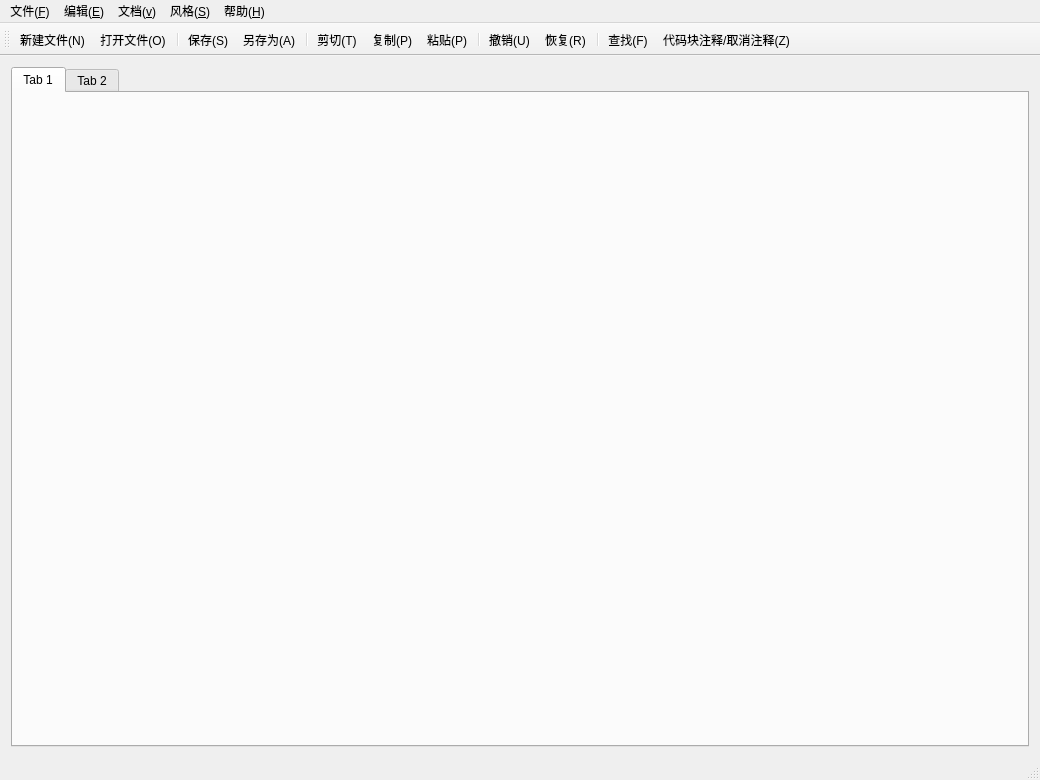
<?xml version="1.0" encoding="UTF-8"?>
<ui version="4.0">
 <class>MainWindow</class>
 <widget class="QMainWindow" name="MainWindow">
  <property name="geometry">
   <rect>
    <x>0</x>
    <y>0</y>
    <width>1040</width>
    <height>780</height>
   </rect>
  </property>
  <property name="minimumSize">
   <size>
    <width>1040</width>
    <height>780</height>
   </size>
  </property>
  <property name="windowTitle">
   <string>MainWindow</string>
  </property>
  <property name="styleSheet">
   <string notr="true"/>
  </property>
  <widget class="QWidget" name="centralWidget">
   <layout class="QGridLayout" name="gridLayout">
    <item row="0" column="0">
     <widget class="QSplitter" name="splitter">
      <property name="orientation">
       <enum>Qt::Horizontal</enum>
      </property>
      <widget class="QTabWidget" name="tabWidget">
       <property name="sizePolicy">
        <sizepolicy hsizetype="Maximum" vsizetype="Maximum">
         <horstretch>0</horstretch>
         <verstretch>0</verstretch>
        </sizepolicy>
       </property>
       <property name="currentIndex">
        <number>0</number>
       </property>
       <property name="tabBarAutoHide">
        <bool>false</bool>
       </property>
       <widget class="QWidget" name="tab">
        <attribute name="title">
         <string>Tab 1</string>
        </attribute>
        <layout class="QGridLayout" name="gridLayout_2"/>
       </widget>
       <widget class="QWidget" name="tab_2">
        <attribute name="title">
         <string>Tab 2</string>
        </attribute>
       </widget>
      </widget>
     </widget>
    </item>
   </layout>
  </widget>
  <widget class="QMenuBar" name="menuBar">
   <property name="geometry">
    <rect>
     <x>0</x>
     <y>0</y>
     <width>1040</width>
     <height>25</height>
    </rect>
   </property>
   <widget class="QMenu" name="menu_F">
    <property name="title">
     <string>文件(&amp;F)</string>
    </property>
    <addaction name="actionNew"/>
    <addaction name="actionOpen"/>
    <addaction name="separator"/>
    <addaction name="actionSave"/>
    <addaction name="actionSaveAs"/>
    <addaction name="actionSaveAll"/>
    <addaction name="actionClose"/>
    <addaction name="actionCloseAll"/>
    <addaction name="separator"/>
    <addaction name="actionPrint"/>
    <addaction name="actionPrintView"/>
    <addaction name="actionPDFExport"/>
    <addaction name="separator"/>
    <addaction name="actionExit"/>
   </widget>
   <widget class="QMenu" name="menu_E">
    <property name="title">
     <string>编辑(&amp;E)</string>
    </property>
    <addaction name="actionUndo"/>
    <addaction name="actionRedo"/>
    <addaction name="separator"/>
    <addaction name="actionCut"/>
    <addaction name="actionCopy"/>
    <addaction name="actionPaste"/>
    <addaction name="actionSelectAll"/>
    <addaction name="separator"/>
    <addaction name="actionComment"/>
   </widget>
   <widget class="QMenu" name="menu_File">
    <property name="title">
     <string>文档(&amp;v)</string>
    </property>
    <addaction name="actionSearch"/>
    <addaction name="separator"/>
    <addaction name="actionPrevious"/>
    <addaction name="actionNext"/>
   </widget>
   <widget class="QMenu" name="menu_2">
    <property name="title">
     <string>风格(&amp;S)</string>
    </property>
    <addaction name="actionTheme"/>
    <addaction name="actionBackground"/>
    <addaction name="separator"/>
    <addaction name="actionHighlight"/>
    <addaction name="actionZoomIn"/>
    <addaction name="actionZoomOut"/>
   </widget>
   <widget class="QMenu" name="menu_H">
    <property name="title">
     <string>帮助(&amp;H)</string>
    </property>
    <addaction name="actionInstruction"/>
    <addaction name="actionAbout"/>
    <addaction name="actionAboutQt"/>
   </widget>
   <addaction name="menu_F"/>
   <addaction name="menu_E"/>
   <addaction name="menu_File"/>
   <addaction name="menu_2"/>
   <addaction name="menu_H"/>
  </widget>
  <widget class="QToolBar" name="mainToolBar">
   <attribute name="toolBarArea">
    <enum>TopToolBarArea</enum>
   </attribute>
   <attribute name="toolBarBreak">
    <bool>false</bool>
   </attribute>
   <addaction name="actionNew"/>
   <addaction name="actionOpen"/>
   <addaction name="separator"/>
   <addaction name="actionSave"/>
   <addaction name="actionSaveAs"/>
   <addaction name="separator"/>
   <addaction name="actionCut"/>
   <addaction name="actionCopy"/>
   <addaction name="actionPaste"/>
   <addaction name="separator"/>
   <addaction name="actionUndo"/>
   <addaction name="actionRedo"/>
   <addaction name="separator"/>
   <addaction name="actionSearch"/>
   <addaction name="actionComment"/>
  </widget>
  <widget class="QStatusBar" name="statusBar">
   <property name="autoFillBackground">
    <bool>true</bool>
   </property>
  </widget>
  <action name="actionNew">
   <property name="icon">
    <iconset resource="resource.qrc">
     <normaloff>:/icons/new.png</normaloff>:/icons/new.png</iconset>
   </property>
   <property name="text">
    <string>新建文件(&amp;N)...</string>
   </property>
   <property name="shortcut">
    <string>Ctrl+N</string>
   </property>
  </action>
  <action name="actionOpen">
   <property name="icon">
    <iconset resource="resource.qrc">
     <normaloff>:/icons/open.png</normaloff>:/icons/open.png</iconset>
   </property>
   <property name="text">
    <string>打开文件(&amp;O)...</string>
   </property>
   <property name="shortcut">
    <string>Ctrl+O</string>
   </property>
  </action>
  <action name="actionSave">
   <property name="icon">
    <iconset resource="resource.qrc">
     <normaloff>:/icons/save.png</normaloff>:/icons/save.png</iconset>
   </property>
   <property name="text">
    <string>保存(&amp;S)</string>
   </property>
   <property name="shortcut">
    <string>Ctrl+S</string>
   </property>
  </action>
  <action name="actionSaveAs">
   <property name="icon">
    <iconset resource="resource.qrc">
     <normaloff>:/icons/saveAs.png</normaloff>:/icons/saveAs.png</iconset>
   </property>
   <property name="text">
    <string>另存为(&amp;A)...</string>
   </property>
  </action>
  <action name="actionSaveAll">
   <property name="icon">
    <iconset resource="resource.qrc">
     <normaloff>:/icons/saveall.png</normaloff>:/icons/saveall.png</iconset>
   </property>
   <property name="text">
    <string>全部保存(&amp;G)</string>
   </property>
  </action>
  <action name="actionClose">
   <property name="icon">
    <iconset resource="resource.qrc">
     <normaloff>:/icons/close.png</normaloff>:/icons/close.png</iconset>
   </property>
   <property name="text">
    <string>关闭(&amp;C)</string>
   </property>
  </action>
  <action name="actionCloseAll">
   <property name="icon">
    <iconset resource="resource.qrc">
     <normaloff>:/icons/closeAll.png</normaloff>:/icons/closeAll.png</iconset>
   </property>
   <property name="text">
    <string>全部关闭(&amp;H)</string>
   </property>
  </action>
  <action name="actionPrint">
   <property name="icon">
    <iconset resource="resource.qrc">
     <normaloff>:/icons/print.png</normaloff>:/icons/print.png</iconset>
   </property>
   <property name="text">
    <string>打印(&amp;P)...</string>
   </property>
   <property name="shortcut">
    <string>Ctrl+P</string>
   </property>
  </action>
  <action name="actionExit">
   <property name="icon">
    <iconset resource="resource.qrc">
     <normaloff>:/icons/exit.png</normaloff>:/icons/exit.png</iconset>
   </property>
   <property name="text">
    <string>退出(&amp;X)</string>
   </property>
  </action>
  <action name="actionUndo">
   <property name="icon">
    <iconset resource="resource.qrc">
     <normaloff>:/icons/undo.png</normaloff>:/icons/undo.png</iconset>
   </property>
   <property name="text">
    <string>撤销(&amp;U)</string>
   </property>
   <property name="shortcut">
    <string>Ctrl+Z</string>
   </property>
  </action>
  <action name="actionRedo">
   <property name="icon">
    <iconset resource="resource.qrc">
     <normaloff>:/icons/redo.png</normaloff>:/icons/redo.png</iconset>
   </property>
   <property name="text">
    <string>恢复(&amp;R)</string>
   </property>
   <property name="shortcut">
    <string>Ctrl+Y</string>
   </property>
  </action>
  <action name="actionCut">
   <property name="icon">
    <iconset resource="resource.qrc">
     <normaloff>:/icons/cut.png</normaloff>:/icons/cut.png</iconset>
   </property>
   <property name="text">
    <string>剪切(&amp;T)</string>
   </property>
   <property name="shortcut">
    <string>Ctrl+X</string>
   </property>
  </action>
  <action name="actionCopy">
   <property name="icon">
    <iconset resource="resource.qrc">
     <normaloff>:/icons/copy.png</normaloff>:/icons/copy.png</iconset>
   </property>
   <property name="text">
    <string>复制(&amp;P)</string>
   </property>
   <property name="shortcut">
    <string>Ctrl+C</string>
   </property>
  </action>
  <action name="actionPaste">
   <property name="icon">
    <iconset resource="resource.qrc">
     <normaloff>:/icons/paste.png</normaloff>:/icons/paste.png</iconset>
   </property>
   <property name="text">
    <string>粘贴(&amp;P)</string>
   </property>
   <property name="shortcut">
    <string>Ctrl+V</string>
   </property>
  </action>
  <action name="actionSelectAll">
   <property name="icon">
    <iconset resource="resource.qrc">
     <normaloff>:/icons/selectall.png</normaloff>:/icons/selectall.png</iconset>
   </property>
   <property name="text">
    <string>全选(&amp;A)</string>
   </property>
   <property name="shortcut">
    <string>Ctrl+A</string>
   </property>
  </action>
  <action name="actionComment">
   <property name="icon">
    <iconset resource="resource.qrc">
     <normaloff>:/icons/comment.png</normaloff>:/icons/comment.png</iconset>
   </property>
   <property name="text">
    <string>代码块注释/取消注释(&amp;Z)...</string>
   </property>
   <property name="shortcut">
    <string>Ctrl+/</string>
   </property>
  </action>
  <action name="actionSearch">
   <property name="icon">
    <iconset resource="resource.qrc">
     <normaloff>:/icons/search.png</normaloff>:/icons/search.png</iconset>
   </property>
   <property name="text">
    <string>查找(&amp;F)...</string>
   </property>
   <property name="shortcut">
    <string>Ctrl+F</string>
   </property>
  </action>
  <action name="actionTheme">
   <property name="icon">
    <iconset resource="resource.qrc">
     <normaloff>:/icons/theme.png</normaloff>:/icons/theme.png</iconset>
   </property>
   <property name="text">
    <string>主题(&amp;T)...</string>
   </property>
  </action>
  <action name="actionBackground">
   <property name="icon">
    <iconset resource="resource.qrc">
     <normaloff>:/icons/background.png</normaloff>:/icons/background.png</iconset>
   </property>
   <property name="text">
    <string>背景图片(&amp;B)</string>
   </property>
  </action>
  <action name="actionHighlight">
   <property name="icon">
    <iconset resource="resource.qrc">
     <normaloff>:/icons/highlight.png</normaloff>:/icons/highlight.png</iconset>
   </property>
   <property name="text">
    <string>增加高亮词(&amp;H)...</string>
   </property>
  </action>
  <action name="actionInstruction">
   <property name="icon">
    <iconset resource="resource.qrc">
     <normaloff>:/icons/instruction.png</normaloff>:/icons/instruction.png</iconset>
   </property>
   <property name="text">
    <string>说明书(&amp;I)</string>
   </property>
  </action>
  <action name="actionAbout">
   <property name="icon">
    <iconset resource="resource.qrc">
     <normaloff>:/icons/about.png</normaloff>:/icons/about.png</iconset>
   </property>
   <property name="text">
    <string>关于(&amp;A)</string>
   </property>
  </action>
  <action name="actionAboutQt">
   <property name="icon">
    <iconset resource="resource.qrc">
     <normaloff>:/icons/Qt.png</normaloff>:/icons/Qt.png</iconset>
   </property>
   <property name="text">
    <string>关于Qt(&amp;Q)</string>
   </property>
  </action>
  <action name="actionNext">
   <property name="icon">
    <iconset resource="resource.qrc">
     <normaloff>:/icons/next.png</normaloff>:/icons/next.png</iconset>
   </property>
   <property name="text">
    <string>下一个文档(&amp;N)</string>
   </property>
   <property name="shortcut">
    <string>PgDown</string>
   </property>
  </action>
  <action name="actionPrevious">
   <property name="icon">
    <iconset resource="resource.qrc">
     <normaloff>:/icons/previous.png</normaloff>:/icons/previous.png</iconset>
   </property>
   <property name="text">
    <string>前一个文档(&amp;P)</string>
   </property>
   <property name="shortcut">
    <string>PgUp</string>
   </property>
  </action>
  <action name="actionPrintView">
   <property name="icon">
    <iconset resource="resource.qrc">
     <normaloff>:/icons/view.png</normaloff>:/icons/view.png</iconset>
   </property>
   <property name="text">
    <string>打印预览(&amp;V)</string>
   </property>
  </action>
  <action name="actionPDFExport">
   <property name="icon">
    <iconset resource="resource.qrc">
     <normaloff>:/icons/pdf.png</normaloff>:/icons/pdf.png</iconset>
   </property>
   <property name="text">
    <string>导出PDF文件(&amp;E)</string>
   </property>
  </action>
  <action name="actionZoomIn">
   <property name="icon">
    <iconset resource="resource.qrc">
     <normaloff>:/icons/ZoomIn.png</normaloff>:/icons/ZoomIn.png</iconset>
   </property>
   <property name="text">
    <string>增大字体(&amp;U)
</string>
   </property>
   <property name="shortcut">
    <string>Ctrl+=</string>
   </property>
  </action>
  <action name="actionZoomOut">
   <property name="icon">
    <iconset resource="resource.qrc">
     <normaloff>:/icons/ZoomOut.png</normaloff>:/icons/ZoomOut.png</iconset>
   </property>
   <property name="text">
    <string>减小字体(&amp;D)
</string>
   </property>
   <property name="shortcut">
    <string>Ctrl+-</string>
   </property>
  </action>
 </widget>
 <layoutdefault spacing="6" margin="11"/>
 <resources>
  <include location="resource.qrc"/>
 </resources>
 <connections/>
</ui>
